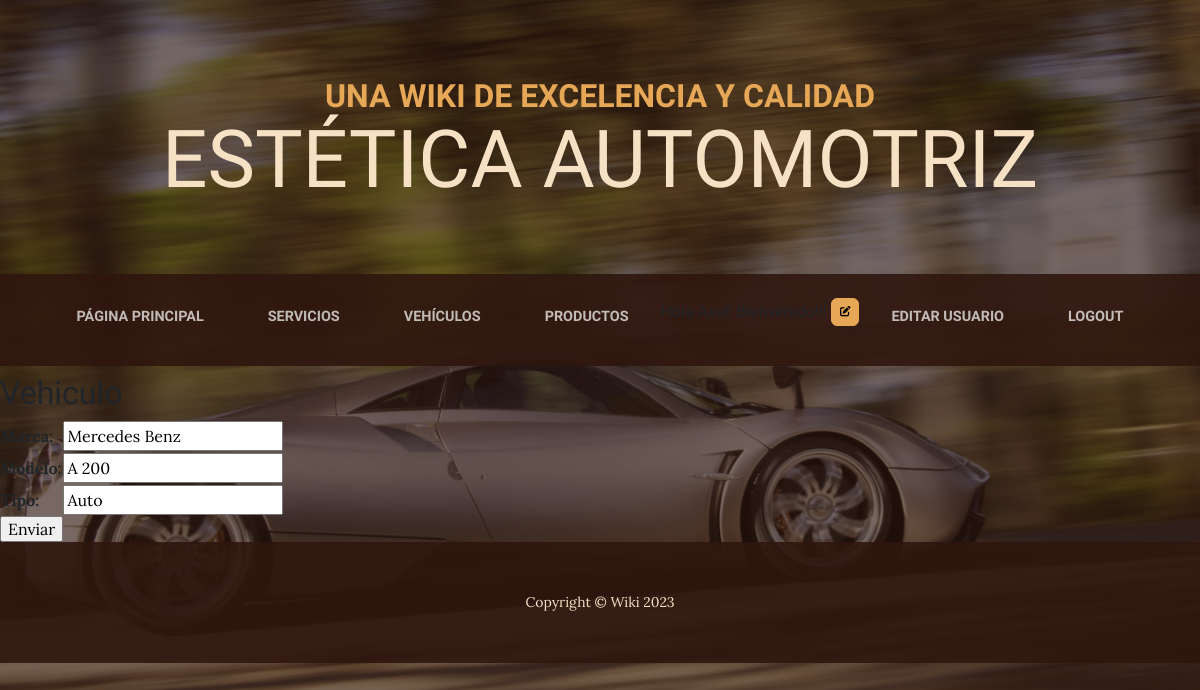
Screenshot of /update_vehiculo/1/ (signed in) with the database file from the repository.
### aplicacion/models.py (models this page shows, shortened)
class Vehiculo(models.Model):
    marca = models.CharField(max_length=30)
    modelo = models.CharField(max_length=30)
    tipo = models.CharField(max_length=20)

### aplicacion/views.py (the view)
# urls.py: path('update_vehiculo/<int:pk>/', VehiculoUpdate.as_view(), name="update_vehiculo" ),
class VehiculoUpdate(UpdateView):
    model = Vehiculo
    fields = ['marca', 'modelo', 'tipo']
    success_url = reverse_lazy('vehiculos')

### aplicacion/templates/aplicacion/vehiculo_form.html (shortened to what this page needs)
{% extends 'aplicacion/base.html' %}
{% load static %}
{% block contenido %}
    <h2>Vehiculo</h2>
    <form action="" method="POST">
        <table>
            {{ form.as_table }}
        </table>
        <input type="submit" value="Enviar">
    </form>
{% endblock contenido %}

### rows the page displays
Vehiculo: marca "Mercedes Benz", modelo "A 200", tipo "Auto"
